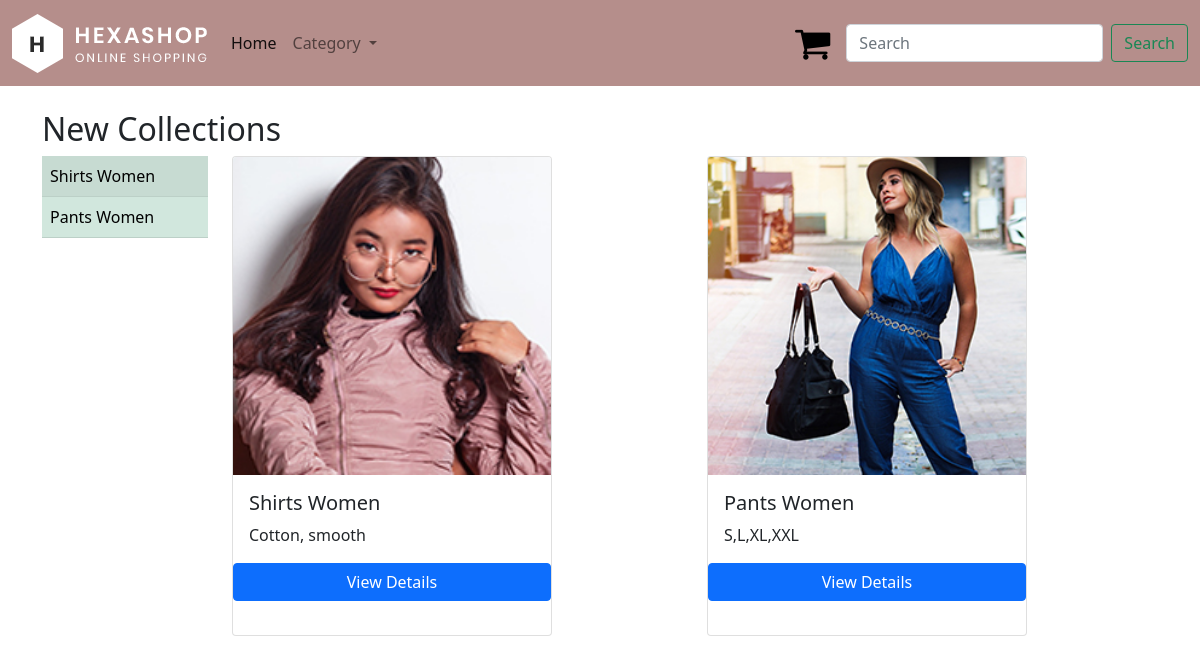
The app's page /category/2/ with its own data.
### ecommerceapp/models.py (models this page shows, shortened)
class Products(models.Model):
    name = models.CharField(  max_length=250, unique=True)
    description = models.TextField(blank=True)
    price = models.DecimalField(max_digits=10, decimal_places=2)
    category = models.ForeignKey(Category, on_delete=models.CASCADE)
    image = models.ImageField(upload_to='products')
    stock = models.IntegerField()
    available = models.BooleanField(default=True)
    created = models.DateTimeField(auto_now_add=True)
    updated = models.DateTimeField(auto_now=True)

### ecommerceapp/views.py (the view)
# urls.py: path('category/<int:catid>/', views.category, name='category'),
def category(request,catid):
    allCategory = Category.objects.all()
    categoryname = Category.objects.filter(id=catid)
    catname = Products.objects.filter(category=catid).values('name')
    productscat = Products.objects.filter(category=catid)
    return render(request, 'category.html', locals())

### ecommerceapp/context_processors.py (called while the page is built)
def counter(request):
    item_count = 0
    if 'admin' in request.path:
        return {}
    else:
        try:
            cart = Cart.objects.filter(cart_id = _cart_id(request))
            cartitems = CartItem.objects.all().filter(cart=cart[:1])
            for cart_item in cartitems:
                item_count += cart_item.quantity
        except Cart.DoesNotExist:
            item_count = 0
    return dict(item_count=item_count)

### ecommerceapp/views.py (called while the page is built)
def _cart_id(request):
    cart = request.session.session_key
    if not cart:
        cart = request.session.create()
    return cart

### template/category.html (shortened to what this page needs)
{% extends 'base.html' %}
{% load static %}
{% block body %}
<div class="container">
  <div class="row">
    <h2>{{categoryname.NAME}} New Collections</h2>
    <div class="col-2">
      <table class="table table-success table-striped">
        <tbody>
          {% for i in catname %}
          <tr>
            <td>{{i.name}}</td>
          </tr>
          {% endfor %}
        </tbody>
      </table>
    </div>
    <div class="col-10">
      <div class="row">
        {% for j in productscat %}
        <div class="col">
          <div class="card" style="width: 20rem; height: 30rem;">
            <a href="{%url 'details' j.id%}" class="text-decoration-none">
              <img src="{{j.image.url}}" class="card-img-top" alt="...">
              <div class="card-body">
                <h5 class="card-title text-dark">{{j.name}}</h5>
                <p class="card-text text-dark">{{j.description}}</p>
              </div>
            </a>
            <a href="{%url 'details' j.id%}" class="btn btn-primary">View Details</a>
          </div>
        </div>
        {% endfor %}
      </div>
    </div>
  </div>
</div>
{% endblock body %}

### records on screen
Products: image (picture), name "Shirts Women", description "Cotton, smooth"
Products: image (picture), name "Pants Women", description "S,L,XL,XXL"

### other values on screen
{{ i.name }} "Shirts Women" "Pants Women"
